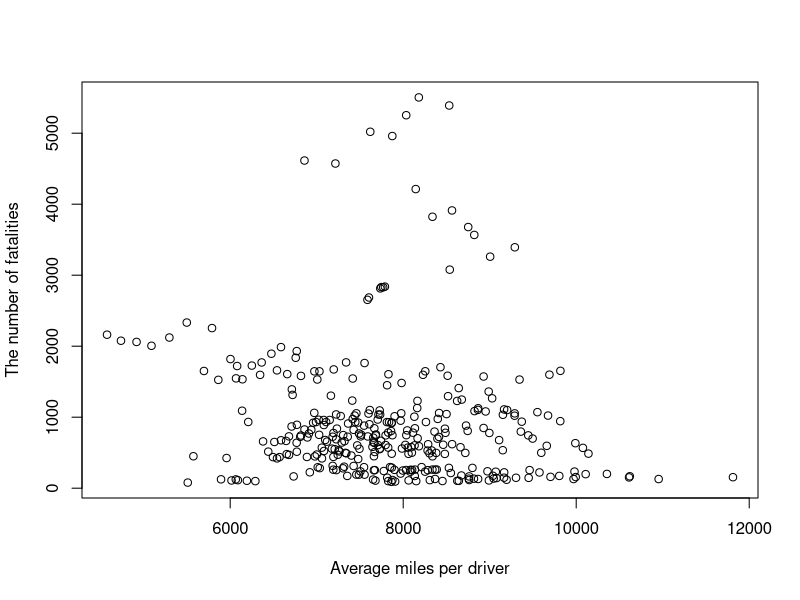
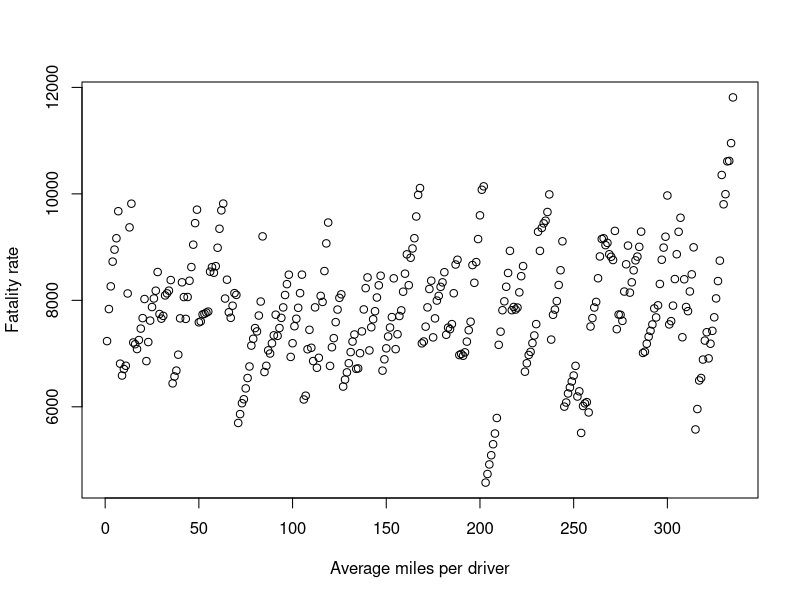
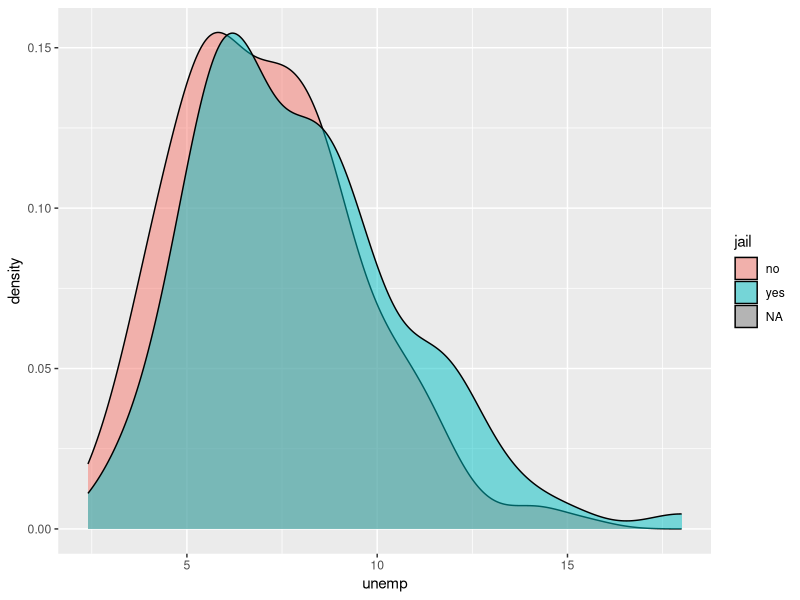
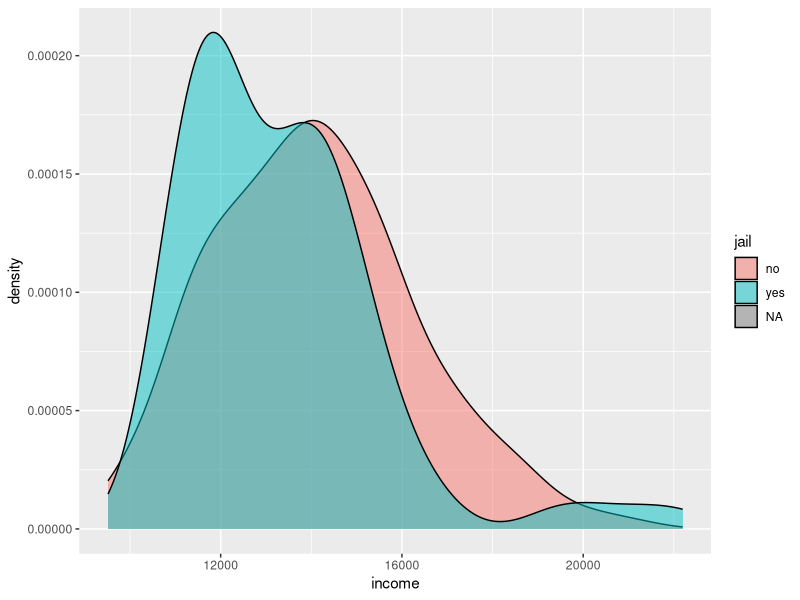
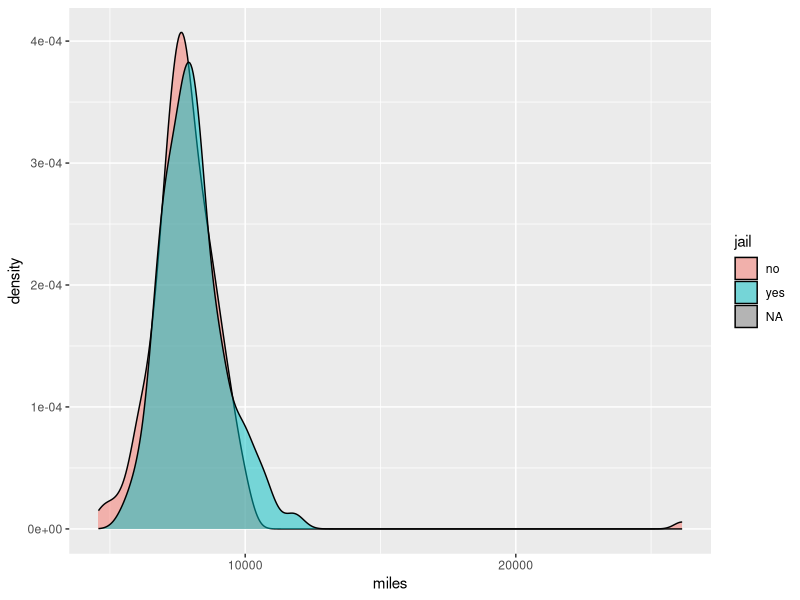
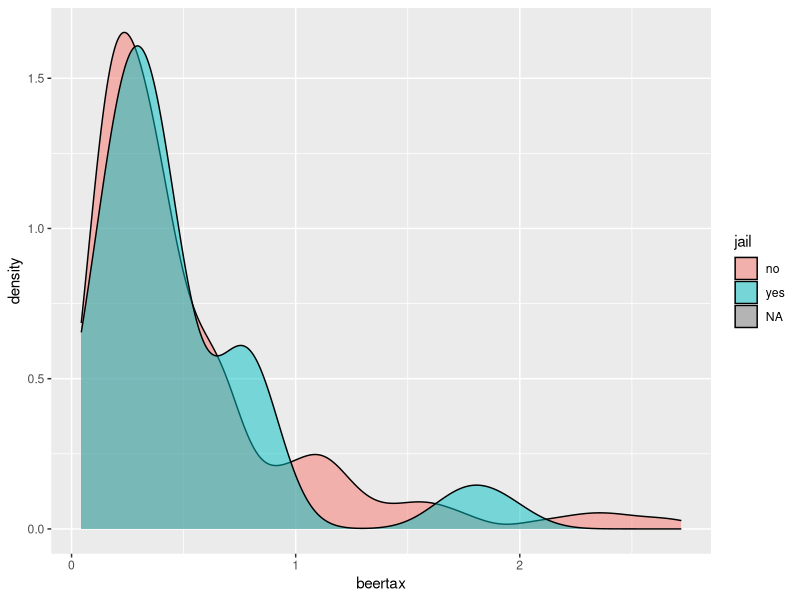
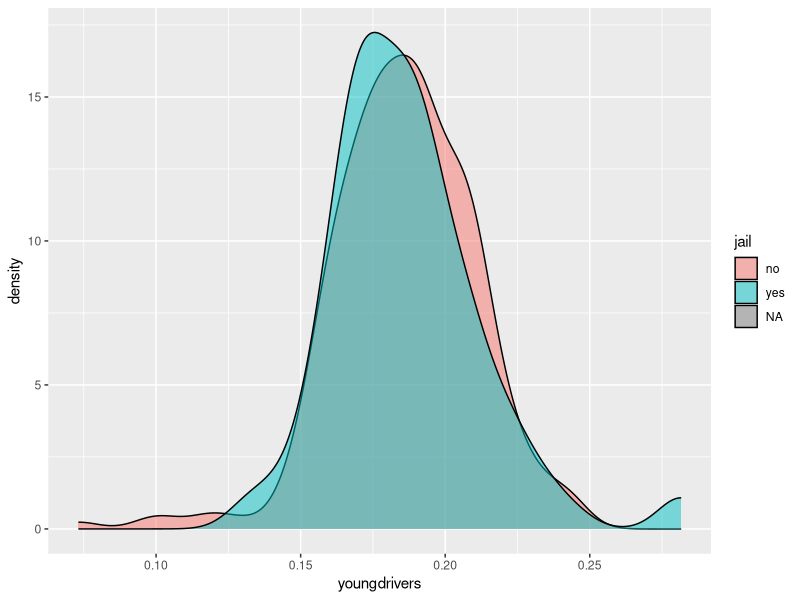
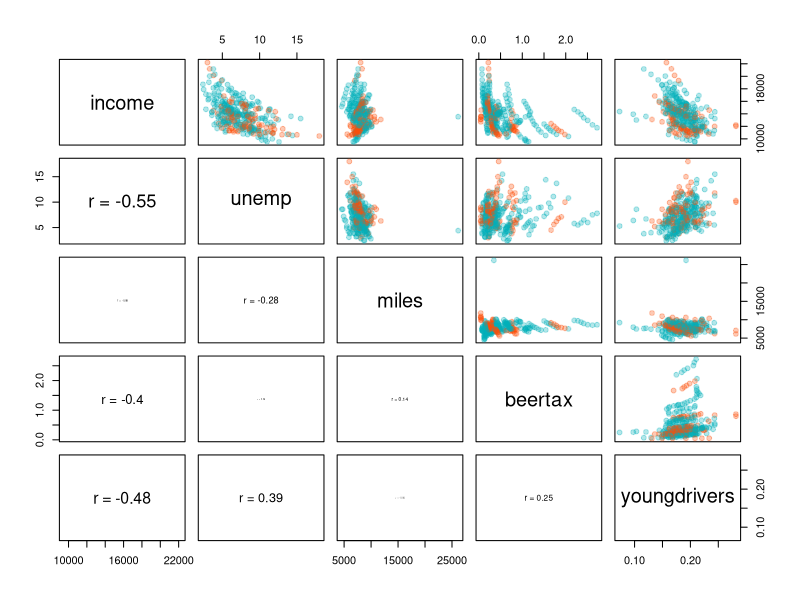

The R source for these figures, in order:
## ---- chunk 1
knitr::opts_chunk$set(echo = TRUE)
## ---- chunk 2
library(AER)
library(tidyverse)
library(lubridate)
library(lmerTest)
library(scales)
library(kableExtra)
## ---- chunk 3
data('Fatalities')
## ---- chunk 4
summary(Fatalities)
## ---- chunk 5
Fatalities[which(is.na(Fatalities$jail) | is.na(Fatalities$service)), ]
## ---- chunk 6
Fatalities[order(-Fatalities$miles), ] %>% head(5)

plot(Fatalities$miles[-171], Fatalities$fatal[-171], xlab = 'Average miles per driver', ylab = 'The number of fatalities' )

plot(Fatalities$miles[-171], Fatalities$frate[-171], xlab = 'Average miles per driver', ylab = 'Fatality rate' )
## ---- chunk 7
Fatalities[which(Fatalities$state=="ca"), ]
## ---- chunk 8
Fatalities$drinkage = round(Fatalities$drinkage)
Fatalities$drinkage = as.factor(Fatalities$drinkage)
## ---- chunk 9
cor(Fatalities$fatal, Fatalities[, -which(sapply(Fatalities, class)=="factor")])
## ---- chunk 10
Fatalities$frate = Fatalities$fatal/Fatalities$pop

cor(Fatalities$frate, Fatalities[, -which(sapply(Fatalities, class)=="factor")])
## ---- chunk 11
#summary(glm(breath~frate,data=Fatalities,family=binomial))$coefficients # breath vs. frate
#summary(glm(jail~frate,data=Fatalities,family=binomial))$coefficients # jail vs. frate
#summary(glm(service~frate,data=Fatalities,family=binomial))$coefficients # service vs. frate

#summary(glm(breath~unemp,data=Fatalities,family=binomial))$coefficients # breath vs. unemp
#summary(glm(jail~unemp,data=Fatalities,family=binomial))$coefficients # jail vs. unemp
#summary(glm(service~unemp,data=Fatalities,family=binomial))$coefficients # service vs. unemp

#summary(glm(breath~miles,data=Fatalities,family=binomial))$coefficients # breath vs. miles
#summary(glm(jail~miles,data=Fatalities,family=binomial))$coefficients # jail vs. miles
#summary(glm(service~miles,data=Fatalities,family=binomial))$coefficients # service vs. miles

#summary(glm(breath~youngdrivers,data=Fatalities,family=binomial))$coefficients # breath vs. youngdrivers
#summary(glm(jail~youngdrivers,data=Fatalities,family=binomial))$coefficients # jail vs. youngdrivers
#summary(glm(service~youngdrivers,data=Fatalities,family=binomial))$coefficients # service vs. youngdrivers

#summary(glm(breath~beertax,data=Fatalities,family=binomial))$coefficients # breath vs. beertax
#summary(glm(jail~beertax,data=Fatalities,family=binomial))$coefficients # jail vs. beertax
#summary(glm(service~beertax,data=Fatalities,family=binomial))$coefficients # service vs. beertax

#summary(glm(breath~income,data=Fatalities,family=binomial))$coefficients # breath vs. income
#summary(glm(jail~income,data=Fatalities,family=binomial))$coefficients # jail vs. income
#summary(glm(service~income,data=Fatalities,family=binomial))$coefficients # service vs. income
## ---- chunk 12
# explore  relationships between jail and unemployment
ggplot(data=Fatalities, aes(unemp, fill = jail)) + 
          geom_density( alpha = 0.5 )
## ---- chunk 13
# explore relationships between jail and income
ggplot(data=Fatalities, aes(income, fill = jail)) + 
          geom_density( alpha = 0.5 )

## ---- chunk 14
# explore relationships between jail and fatalities
ggplot(data=Fatalities, aes(miles, fill = jail)) + 
          geom_density( alpha = 0.5 )

## ---- chunk 15
# explore relationships between jail and beertax
ggplot(data=Fatalities, aes(beertax, fill = jail)) + 
          geom_density( alpha = 0.5 )
## ---- chunk 16
# explore relationships between jail and youngdrivers
ggplot(data=Fatalities, aes(youngdrivers, fill = jail)) + 
          geom_density( alpha = 0.5 )
## ---- chunk 17
# Adpated from http://www.sthda.com/english/wiki/scatter-plot-matrices-r-base-graphs
my_cols <- c("#00AFBB", "#FC4E07")  

# Correlation panel
panel.cor <- function(x, y){
    usr <- par("usr"); on.exit(par(usr))
    par(usr = c(0, 1, 0, 1))
    r <- cor(x, y)
    txt <- paste0("r = ", round(r, digits = 2))
    text(0.5, 0.5, txt, cex = 3*abs(r) )
}

# Customize upper panel
upper.panel<-function(x, y){
  points(x,y, pch = 19, col = alpha( my_cols[Fatalities$jail], 0.3 ) )
}

## ---- chunk 18
pairs( Fatalities[, c('income', 'unemp', 'miles', 'beertax', 'youngdrivers') ],
       upper.panel = upper.panel,
       lower.panel = panel.cor )
## ---- chunk 19
 cor(Fatalities$frate, Fatalities[, -which(sapply(Fatalities, class)=="factor")])  


## ---- chunk 20

summary( lmer(frate ~ jail + rescale(unemp) + rescale(income) + rescale(beertax) + rescale(youngdrivers) +  rescale(miles) + (1|state), data=Fatalities) )$coef %>% round(.,3) %>%  kable() %>% kable_styling()

## ---- chunk 21
# balance analysis before estimating propensity scores
summary( lm(miles ~ jail, data = Fatalities) )$coefficients %>% round(., 2) %>% kable() %>% kable_styling()
summary( lm(income ~ jail, data = Fatalities) ) $coefficients %>% round(., 2)%>% kable() %>% kable_styling()
summary( lm(beertax ~ jail, data = Fatalities) )$coefficients %>% round(., 2)%>% kable() %>% kable_styling()
summary( lm(youngdrivers ~ jail, data = Fatalities) )$coefficients %>% round(., 2) %>% kable() %>% kable_styling()
summary( lm(unemp ~ jail, data = Fatalities) )$coefficients %>% round(., 2) %>% kable() %>% kable_styling()
## ---- chunk 22
mod1 = glm(jail ~ unemp + income + beertax + youngdrivers + miles,
           family="binomial", data=Fatalities)
summary(mod1)$coef %>% round(., 3) %>% kable() %>% kable_styling()
## ---- chunk 23
prob1 = mod1$fitted.values
pscore1 = ifelse( Fatalities$jail == "yes", prob1,(1-prob1) )
weight1 = 1/pscore1

mod1_new = lmer(frate ~ jail + rescale(unemp) + rescale(income) + rescale(beertax) + rescale(youngdrivers) + rescale(miles) + (1|state), data=Fatalities, weights=weight1)

summary(mod1_new)$coef %>% round(., 3) %>% kable() %>% kable_styling()
## ---- chunk 24
# balance analysis after propensity score estimation
summary( lm(miles ~ jail, weight = weight1, data = Fatalities) )$coefficients %>% round(., 3) %>% kable() %>% kable_styling()
summary( lm(income ~ jail, weight = weight1,data = Fatalities) )$coefficients %>% round(., 3) %>% kable() %>% kable_styling()
summary( lm(beertax ~ jail, weight = weight1,data = Fatalities) )$coefficients %>% round(., 3) %>% kable() %>% kable_styling()
summary( lm(youngdrivers ~ jail, weight = weight1, data = Fatalities) )$coefficients %>% round(., 3) %>% kable() %>% kable_styling()
summary( lm(unemp ~ jail, weight = weight1, data = Fatalities) )$coefficients %>% round(., 3) %>% kable() %>% kable_styling()
## ---- chunk 25
mod2 = glm( breath ~  unemp +  income + beertax + youngdrivers + miles, family="binomial", data=Fatalities)
summary(mod2)
## ---- chunk 26
mod3 = glm(service ~ rescale(unemp)+rescale(income)+rescale(beertax)+rescale(youngdrivers)+rescale(miles),
           family="binomial", data=Fatalities)
prob3 = mod3$fitted.values
pscore3 = ifelse(Fatalities$service == "yes", prob3,(1-prob3))
weight3 = 1/pscore3
mod3_new = lmer(frate~service+rescale(unemp)+rescale(income)+rescale(beertax)+rescale(youngdrivers)+
                  rescale(miles)+(1|state),data=Fatalities, weights=weight3)
summary(mod3_new)
## ---- chunk 27
dat = Fatalities[, c('fatal', 'beertax', 'jail', 'unemp', 'state', 'youngdrivers')]
dat = dat[!is.na(dat$jail), ]

model1 = lmer(fatal~beertax+jail+unemp+youngdrivers+(1|state),data=dat)
summary(model1)
## ---- chunk 28
model2 = lm(unemp~jail, data=dat)
summary(model2)
## ---- chunk 29
Fatalities$service = relevel(Fatalities$service, ref="no")
models = glm(service ~ beertax+unemp+youngdrivers, family="binomial", data=Fatalities)
prob = models$fitted.values
pscore = ifelse(Fatalities$service == "yes", prob,(1-prob))
weight = 1/pscore

model_new = lmer(frate~beertax+service+unemp+youngdrivers+(1|state),data=Fatalities, weights=weight)
summary(model_new)
anova(model_new)
